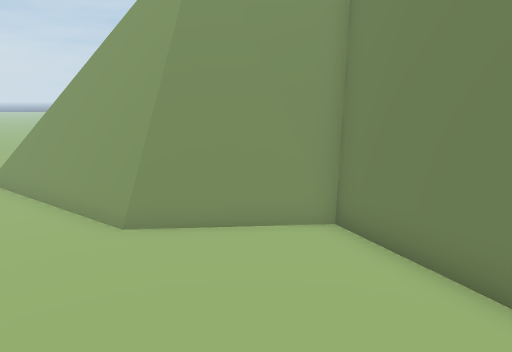
[1] (above)

17 first-person views from a walk through a 3-D level made in the Unity game engine. The camera is 1.3 m above the floor, tilts 12° down and sees 70° across. The floor is counted in squares, 0.5 m on a side. Each view is taken from the middle of a square. On the plan, view 1 faces up. The plan holds only what a view shows up to about 20 squares ahead; the rest is blank. The place goes on beyond the plan.

[2]
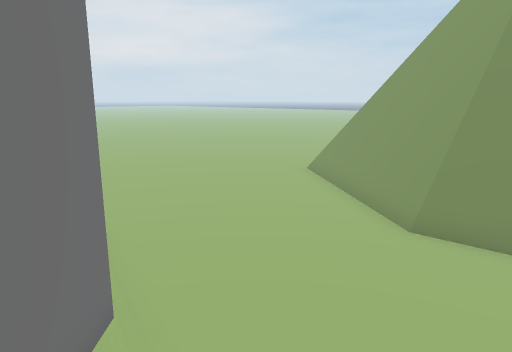

[3]
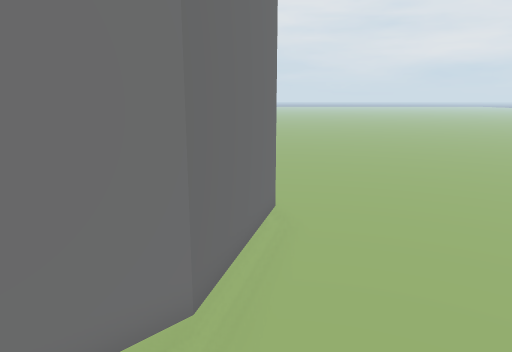

[4]
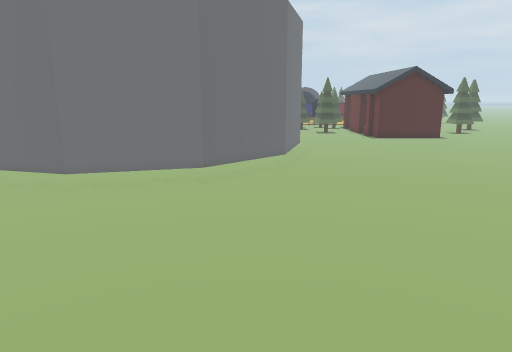

[5]
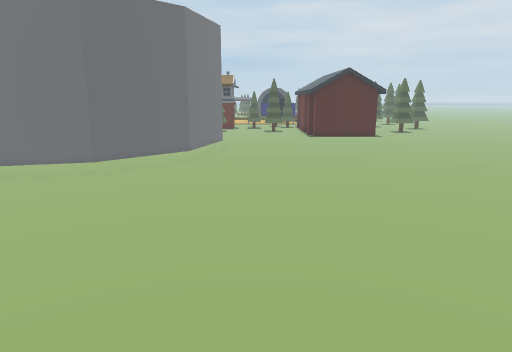

[6]
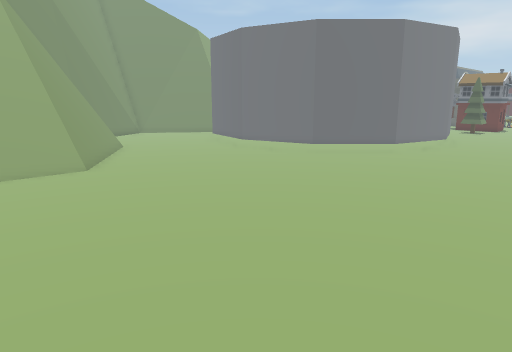

[7]
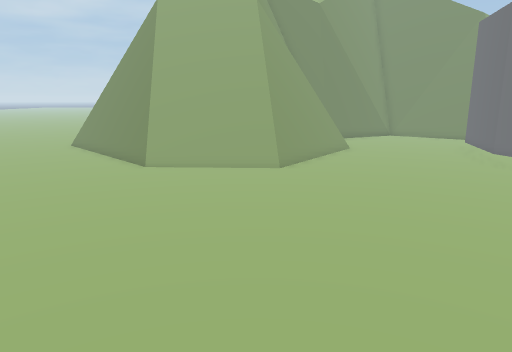

[8]
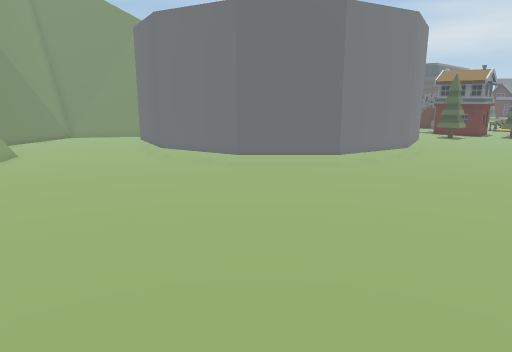

[9]
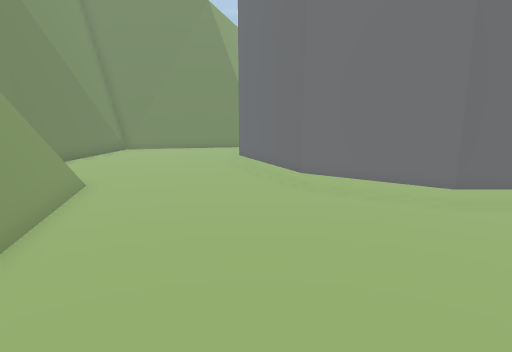

[10]
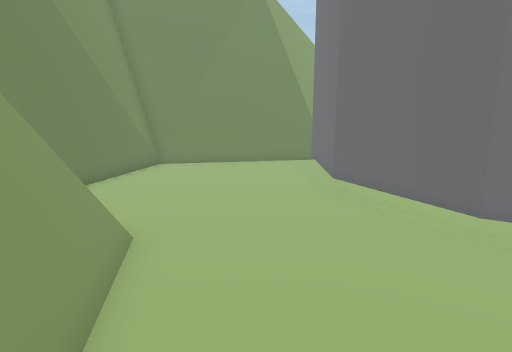

[11]
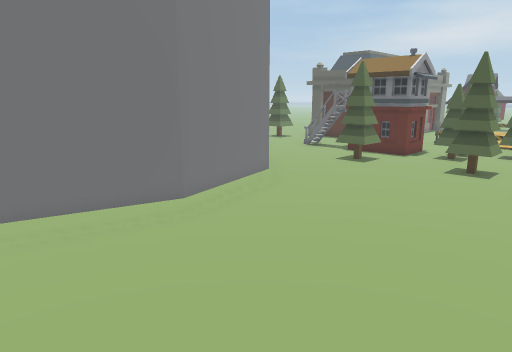

[12]
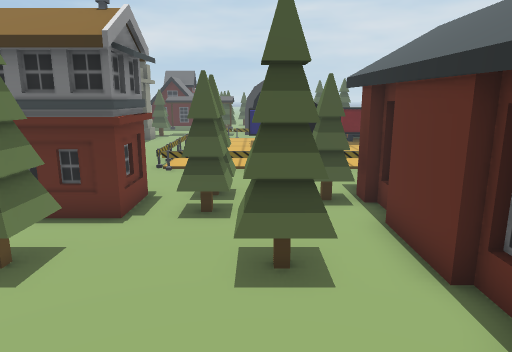

[13]
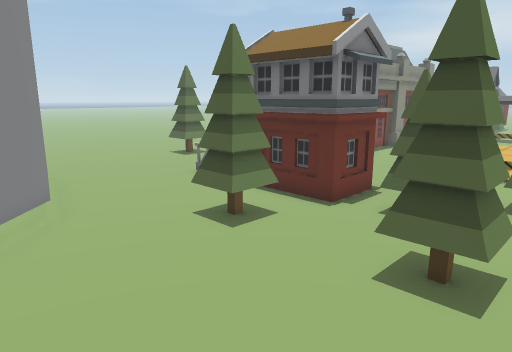

[14]
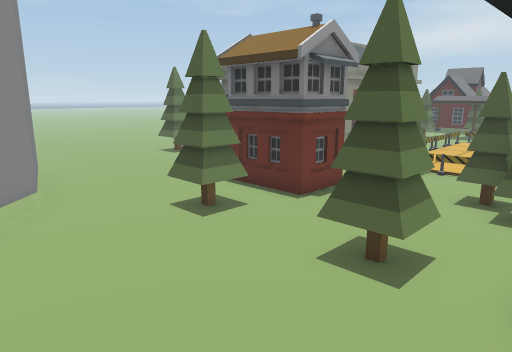

[15]
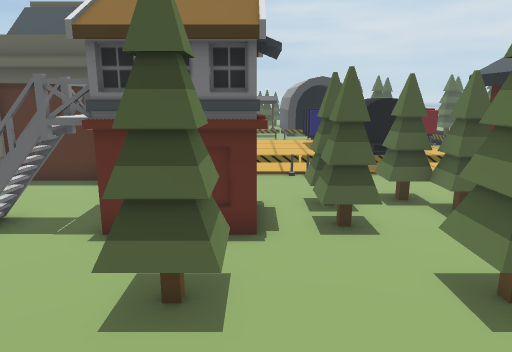

[16]
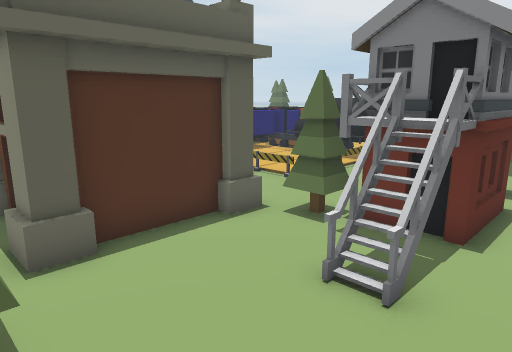

[17]
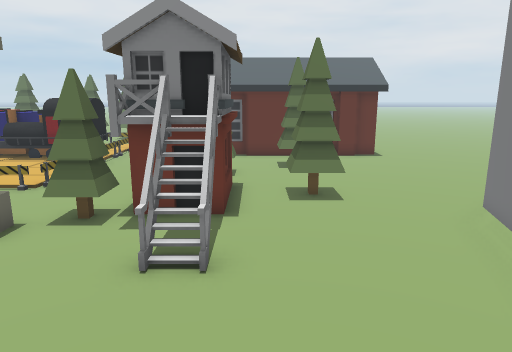

### Floor plan
Key: @ floor where view 1 was taken; # wall or solid block; . main floor; : floor 0.25 m higher than the main floor; = window, fence, low wall or low ledge; ^ raised ledge; v drop or lower ground; T tree; C container; O other object.
Columns run from 22 left of view 1 to 8 right of it. Each row starts with its distance up from view 1.
 16 .    .........#^##vv
 15   ............#^##vv
 14   ............#^##vv
 13  .............#^##vv
 12 ..............:^##vv
 11 ...............=###vv
 10  ..............#=###vvvvv
  9  ...............#=#######v
  8 ..................==#^^=#v
  7 ...................###. ##v
  6 ........................=##v
  5 .........................## v
  4 .........................=##vv
  3 ..........................###vv
  2 ........... #######.......=##v
  1 ..........###     ##.....=##vv
  0 .........##        ##.@.### v
 -1 ........##          ##..=##v
 -2 ........#            ##=##vv
 -3 .......##             ###vv
 -4 .......#               ##vv
 -5 .......#                vvv
 -6 .......#                 vv
 -7 .......#                 vv
 -8 .......##
 -9 ........#
-10 ........
-11 OO....... #
-12 OO........###
-13 OO......... ####
-14  O.................
-15 OO.TT...TT.............
-16 OO.TT...TT..............
-17 OO......................
-18 OO...TTOOOOOO..........
-19 OOTT.TTOOOOOO.........
-20 OOTTTTTO OTO.....TT..
-21 OO.T......TT.....TT.
-22  ..........OOOOOO
-23 ...........OOOOOO
-24 ..OO......
-25   OO......     O
-26    O.......O   O
-27  CCO..   ..O
-28  CC..... ..O
-29   CCC......O
-30    CC...   O

Positions as (right, up) in squares from view 1, and headings:
1: (0, 0), facing up
2: (0, 0), facing up-left
3: (0, 2), facing left
4: (-13, 13), facing down
5: (-17, 14), facing down
6: (-22, 16), facing down-right
7: (-22, 12), facing right
8: (-22, 11), facing down-right
9: (-14, 11), facing down-right
10: (-9, 10), facing down-right
11: (-22, -1), facing down-right
12: (-18, -10), facing down
13: (-20, -10), facing down-right
14: (-21, -10), facing down-right
15: (-15, -11), facing down
16: (-5, -16), facing down-left
17: (-4, -17), facing left
